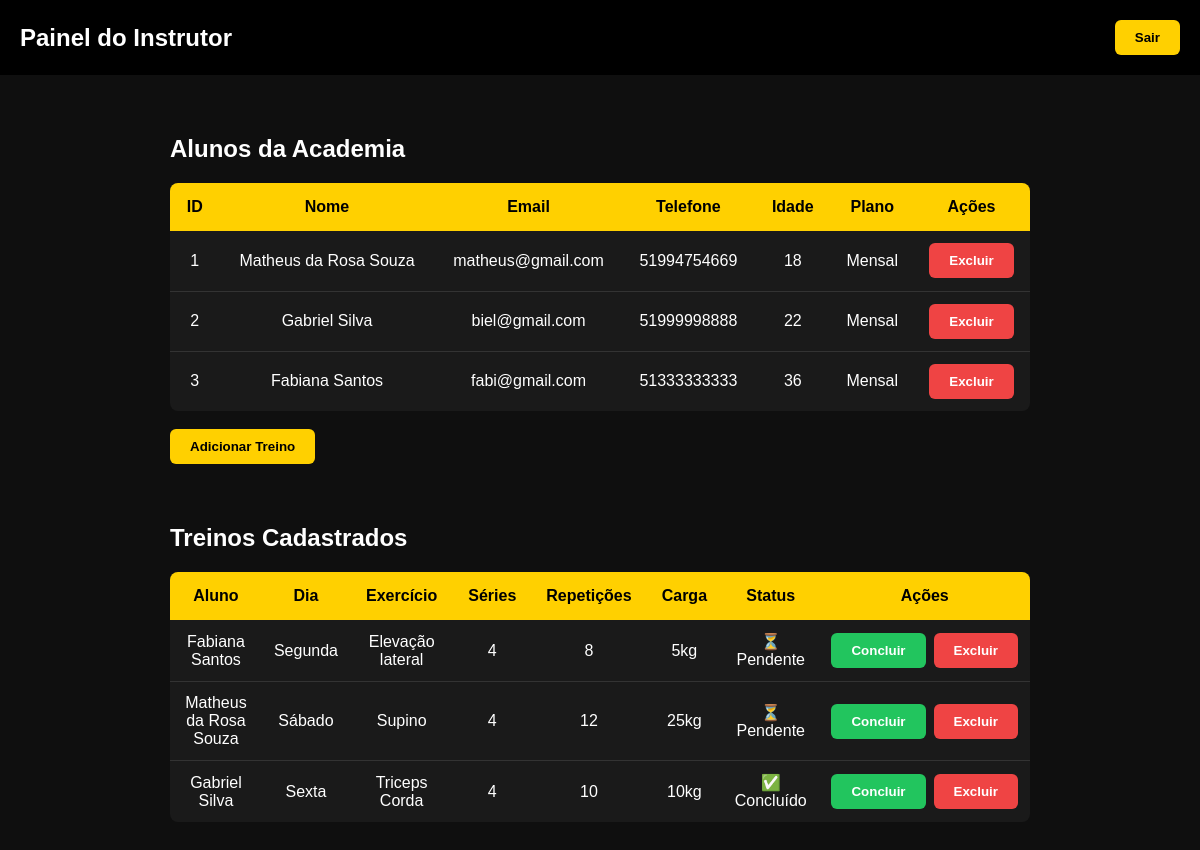
The app's page /admin_dashboard.php (signed in), older data.
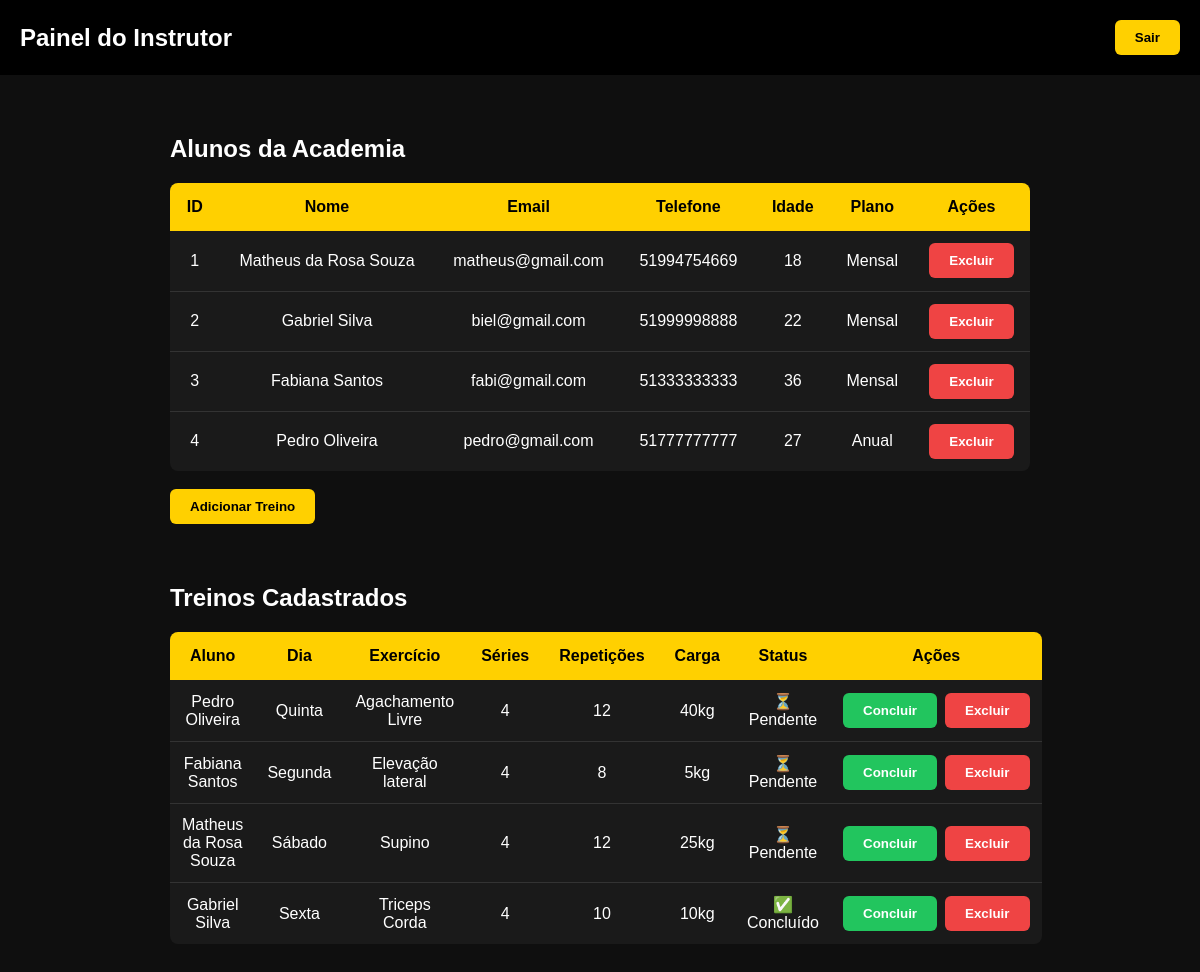
The same page, newer data.
### tables this page shows
CREATE TABLE usuarios (
            id INTEGER PRIMARY KEY AUTOINCREMENT,
            nome TEXT NOT NULL,
            email TEXT UNIQUE,
            senha TEXT,
            telefone TEXT,
            idade INTEGER,
            plano TEXT
        );

CREATE TABLE treinos (
            id INTEGER PRIMARY KEY AUTOINCREMENT,
            usuario_id INTEGER,
            dia TEXT,
            exercicio TEXT,
            series TEXT,
            repeticoes TEXT,
            carga TEXT,
            status TEXT DEFAULT 'pendente',

            FOREIGN KEY (usuario_id) REFERENCES usuarios(id)
        );

### admin_dashboard.php (the view, shortened to what this page needs)
<?php
require "database.php";
$usuarios = $db->query("SELECT * FROM usuarios");
$sql = $db->query("
    SELECT treinos.*, usuarios.nome
    FROM treinos
    JOIN usuarios ON usuarios.id = treinos.usuario_id
    ORDER BY treinos.id DESC
");
$treinos = $sql->fetchAll();
?>
<!DOCTYPE html>
<html lang="pt-BR">
<head>
<link rel="stylesheet" href="style.css">
</head>
<body>
<header>
<div class="header-container">
<h1 class="logo">Painel do Instrutor</h1>
<div class="header-buttons">
<a href="index.php"><button type="button">Sair</button></a>
</div>
</div>
</header>
<div class="treinos-container">
<h2>Alunos da Academia</h2>
<table>
<tr>
<th>ID</th>
<th>Nome</th>
<th>Email</th>
<th>Telefone</th>
<th>Idade</th>
<th>Plano</th>
<th>Ações</th>
</tr>
<?php foreach ($usuarios as $user): ?>
<tr>
<td><?= htmlspecialchars($user['id']) ?></td>
<td><?= htmlspecialchars($user['nome']) ?></td>
<td><?= htmlspecialchars($user['email']) ?></td>
<td><?= htmlspecialchars($user['telefone']) ?></td>
<td><?= htmlspecialchars($user['idade']) ?></td>
<td><?= htmlspecialchars($user['plano']) ?></td>
<td>
<div class="acoes">
<a href="excluir_usuario.php?id=<?= $user['id']; ?>"
   onclick="return confirm('Excluir aluno?')">
    <button class="btn-excluir">Excluir</button>
</a>
</div>
</td>
</tr>
<?php endforeach; ?>
</table>
<br>
<a href="add_treino.php">
<button type="button">Adicionar Treino</button>
</a>
</div>
<div class="treinos-container">
<h2>Treinos Cadastrados</h2>
<table>
<tr>
<th>Aluno</th>
<th>Dia</th>
<th>Exercício</th>
<th>Séries</th>
<th>Repetições</th>
<th>Carga</th>
<th>Status</th>
<th>Ações</th>
</tr>
<?php foreach ($treinos as $t): ?>
<tr>
<td><?= htmlspecialchars($t['nome']) ?></td>
<td><?= htmlspecialchars($t['dia']) ?></td>
<td><?= htmlspecialchars($t['exercicio']) ?></td>
<td><?= htmlspecialchars($t['series']) ?></td>
<td><?= htmlspecialchars($t['repeticoes']) ?></td>
<td><?= htmlspecialchars($t['carga']) ?></td>
<td>
<?= $t['status'] === 'concluido' ? '✅ Concluído' : '⏳ Pendente' ?>
</td>
<td>
<div class="acoes">
<a href="concluir_treino.php?id=<?= $t['id'] ?>">
    <button class="btn-concluir">Concluir</button>
</a>
<a href="excluir_treino.php?id=<?= $t['id'] ?>"
   onclick="return confirm('Excluir treino?')">
    <button class="btn-excluir">Excluir</button>
</a>
</div>
</td>
</tr>
<?php endforeach; ?>
</table>
</div>
</body>
</html>

### style.css (style rules this page uses)
* { margin: 0; padding: 0; box-sizing: border-box; font-family: Arial, Helvetica, sans-serif; }
body { background: #0f0f0f; color: white; }
header { width: 100%; background: #000; }
.header-container { max-width: 1200px; margin: auto; display: flex; align-items: center; justify-content: space-between; padding: 20px; }
header h1 { font-size: 24px; }
button { background: #ffd000; border: none; padding: 10px 20px; font-weight: bold; cursor: pointer; transition: 0.3s; border-radius: 6px; }
.header-buttons { display: flex; gap: 10px; }
.treinos-container { max-width: 900px; margin: 60px auto; padding: 0 20px; }
table { width: 100%; border-collapse: collapse; margin-top: 20px; background: #1a1a1a; border-radius: 8px; overflow: hidden; }
th { background: #ffd000; color: black; padding: 15px; }
td { padding: 12px; text-align: center; border-bottom: 1px solid #333; height: 60px; }
tr:last-child td { border-bottom: none; }
.acoes { display: flex; gap: 8px; justify-content: center; align-items: center; }
.btn-concluir { background: #22c55e; color: white; }
.btn-excluir { background: #ef4444; color: white; }

Row changes from the older to the newer data that the page shows:
added usuarios: id "4", nome "Pedro Oliveira", email "pedro@gmail.com", telefone "51777777777", idade "27", plano "Anual"
added treinos: usuario.nome "Pedro Oliveira", dia "Quinta", exercicio "Agachamento Livre", series "4", repeticoes "12", carga "40kg", status "⏳ Pendente"
